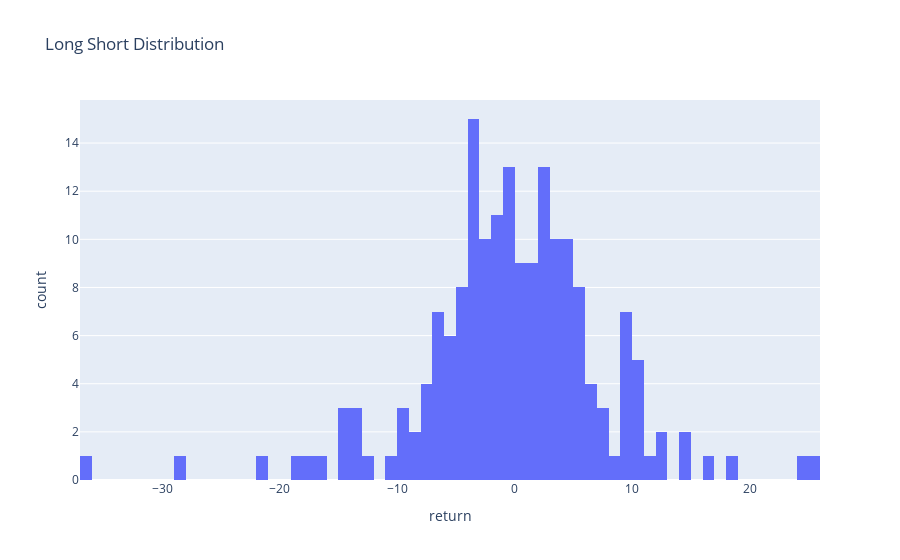

Here is the notebook cell this chart was saved with:
### Code cell
#Histogram of long-short returns
fig = px.histogram(returns_dict, x="return", nbins=100, title="Long Short Distribution")
fig.show()

### Figure 1 — Plotly figure (JSON) as saved in the notebook; plotly's stock layout.template omitted (floating-point values rounded to 4 significant figures; data arrays with more than 128 entries replaced by an {"elided": "..."} marker saying what was removed)
{"data": [{"alignmentgroup": "True", "bingroup": "x", "hovertemplate": "return=%{x}<br>count=%{y}<extra></extra>", "legendgroup": "", "marker": {"color": "#636efa", "pattern": {"shape": ""}}, "name": "", "nbinsx": 100, "offsetgroup": "", "orientation": "v", "showlegend": false, "type": "histogram", "x": {"elided": "181 float values"}, "xaxis": "x", "yaxis": "y"}], "layout": {"barmode": "relative", "legend": {"tracegroupgap": 0}, "title": {"text": "Long Short Distribution"}, "xaxis": {"anchor": "y", "domain": [0, 1], "title": {"text": "return"}}, "yaxis": {"anchor": "x", "domain": [0, 1], "title": {"text": "count"}}}}
